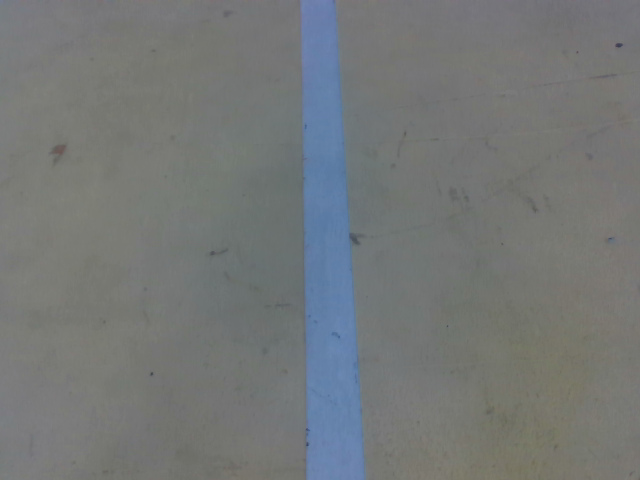
//> input picture data/1.png, 640 x 480 px
$ ./one   (built with g++ and OpenCV 4)
//> lines starting //> are read from the running program, lines starting //| are printed output that depends on the picture; after the words box and inside, x2 and y2 are one past the last pixel; in counts of white or black regions, pixels touching at a corner belong together
#include <algorithm>
#include <iostream>
#include <opencv2/highgui.hpp>
#include <opencv2/opencv.hpp>
#include <vector>

int main(void) {
    std::vector<std::vector<cv::Point>> contours;
    std::vector<cv::Point> line;
    std::vector<cv::Vec4i> hierarchy;
    std::vector<int> length;
    cv::Point start, end;
    float k, b;
    //读取图像并转化为HSV色彩空间
    cv::Mat img = cv::imread("../data/1.png");
//> img is the input picture: 480 rows x 640 cols, CV_8UC3; mean B, G, R 119.3, 119.1, 115.9
    cv::Mat img_hsv;
    cv::Mat mask;

    float middle, x_start, x_end;
    cv::Vec4f output;
    cv::cvtColor(img, img_hsv, cv::COLOR_BGR2HSV);
//> img_hsv: 480 rows x 640 cols, CV_8UC3; mean H, S, V 53, 17.2, 122.6
    //转化为二值图像
    //转换的过程可以使用滑动条 很方便

    cv::inRange(img_hsv, cv::Scalar(0, 0, 137), cv::Scalar(120, 255, 255), mask);
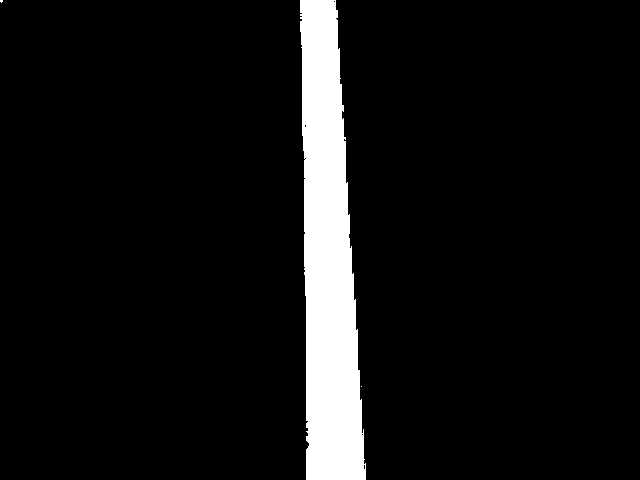
//> mask: 480 rows x 640 cols, CV_8UC1; 7.3% white; 3 white regions (2 under 20 px)
    // cv::imshow("mask",mask);
    // cv::waitKey();
    cv::findContours(mask, contours, hierarchy, cv::RETR_EXTERNAL, cv::CHAIN_APPROX_NONE);
//> contours = 3 contours, 2 with area under 20; largest, box (x1, y1, x2, y2) and area: (300, 0, 366, 480) 21924
    //找到的轮廓会有很多 这里直接选择最大的轮廓作为目标轮廓
    for (int i = 0; i < contours.size(); i++) {
        length.push_back(contours[i].size());
    }
//> this loop made 3 passes
    int maxPosition = max_element(length.begin(), length.end()) - length.begin();
//> maxPosition = 1
    // [13 lines of commented-out code are left out]
    for (int i = 0; i < img.rows; i++) {
        int count = 0;
        int sum = 0;
        for (int j = 0; j < contours[maxPosition].size(); j++) {
            if (contours[maxPosition][j].y == i) {
                sum += contours[1][j].x;
                count += 1;
            }
        }
        middle = sum / count;
        line.push_back(cv::Point(middle, i));
    }
//> this loop made 480 passes
//> (sum, count, middle) on passes 1 to 3: (11430, 36, 317), (635, 2, 317), (635, 2, 317)
//> after the loop, line = 480 Points (x, y), first 12: [317, 0], [317, 1], [317, 2], [317, 3], [317, 4], [317, 5], [317, 6], [317, 7], [317, 8], [317, 9], [324, 10], [318, 11]
    //直线拟合 得到斜率和解距
    cv::fitLine(line, output, cv::DIST_L2, 0, 0.01, 0.01);
//> output = [0.0392, 0.999, 327.1, 239.5]
    k = output[1] / output[0];
//> k = 25.49
    b = output[3] - k * output[2];
//> b = -8099.8
    x_start = -b / k;
//> x_start = 317.7
    x_end = (img.rows - 1 - b) / k;
//> x_end = 336.5
    cv::line(img, cv::Point(int(x_start), 0), cv::Point(int(x_end), img.rows - 1), cv::Scalar(255, 0, 0), 4);
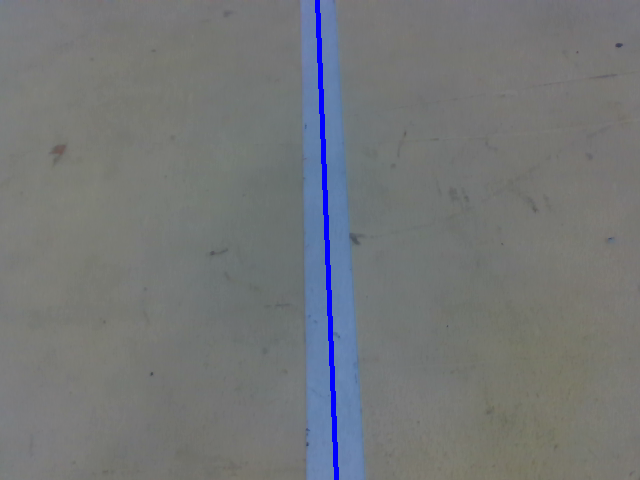
//> img: 480 rows x 640 cols, CV_8UC3; 0.78% of pixels changed, all inside (x1, y1, x2, y2) = (315, 0, 339, 480)
    cv::imshow("output", img);
    cv::waitKey();
}
